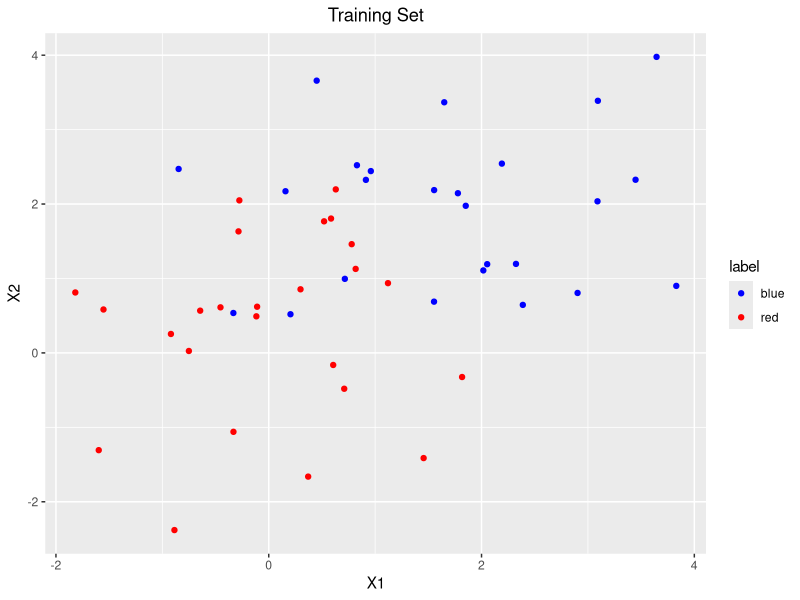
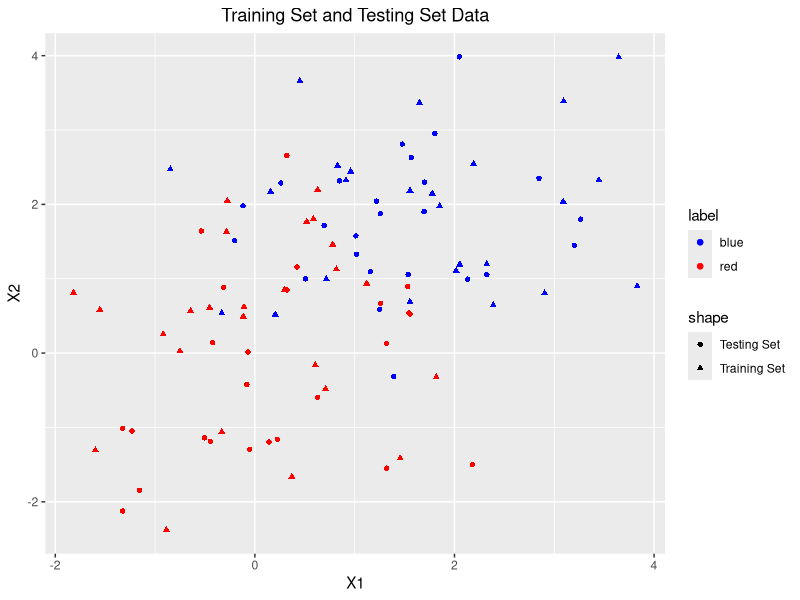
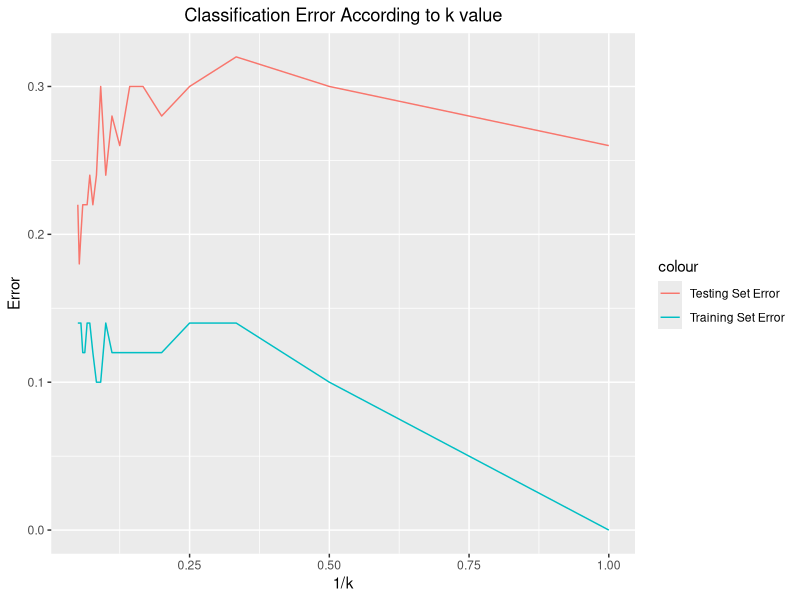
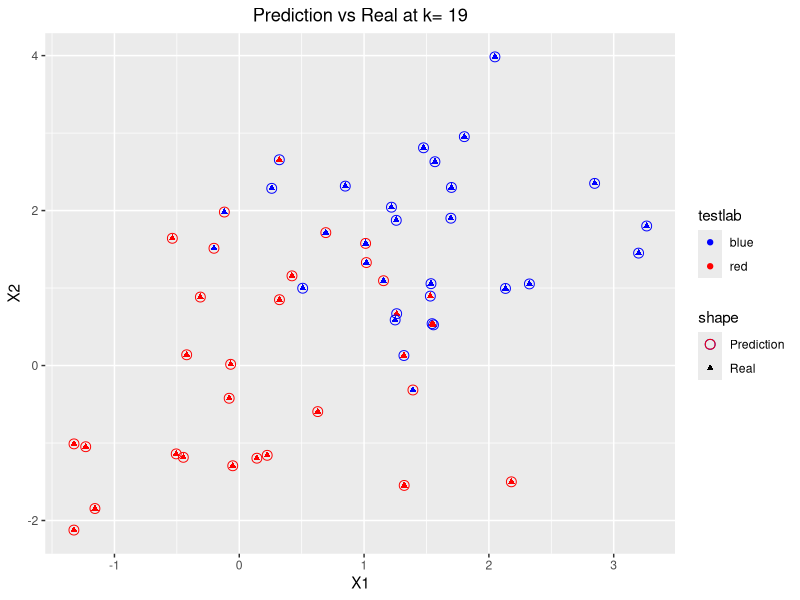
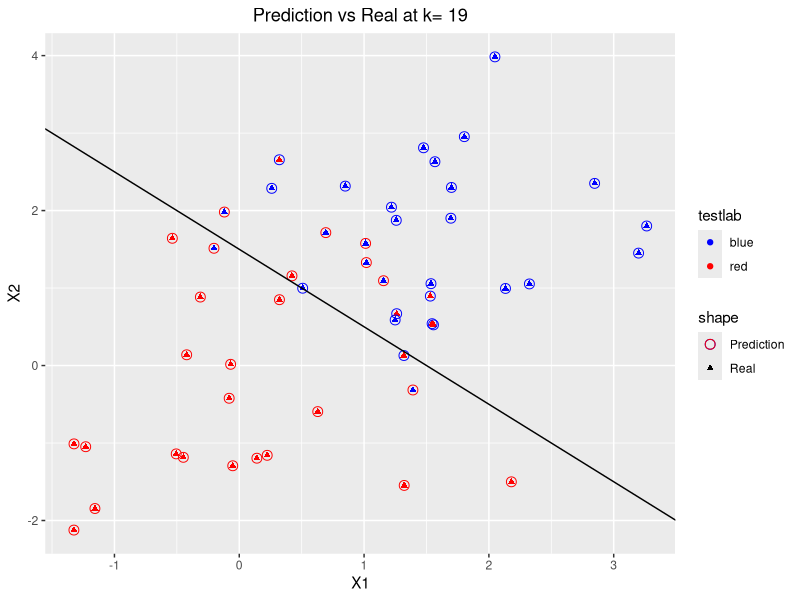
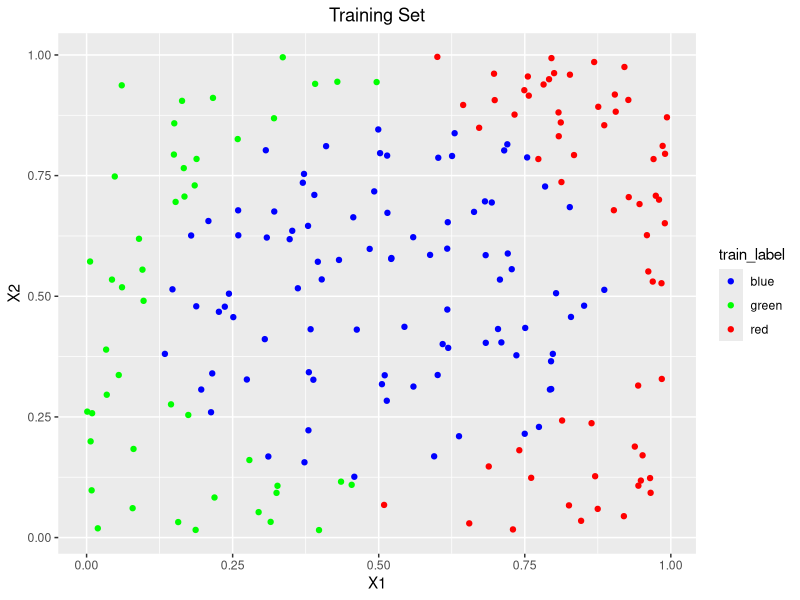
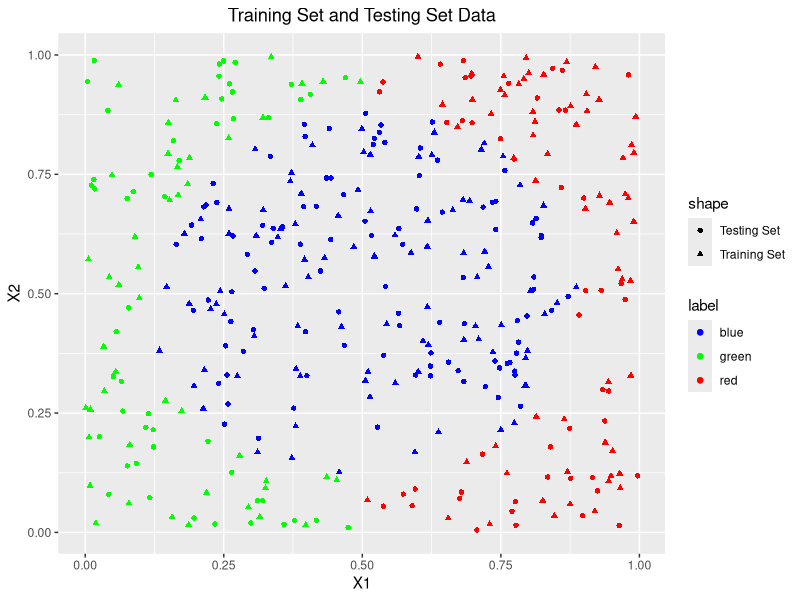
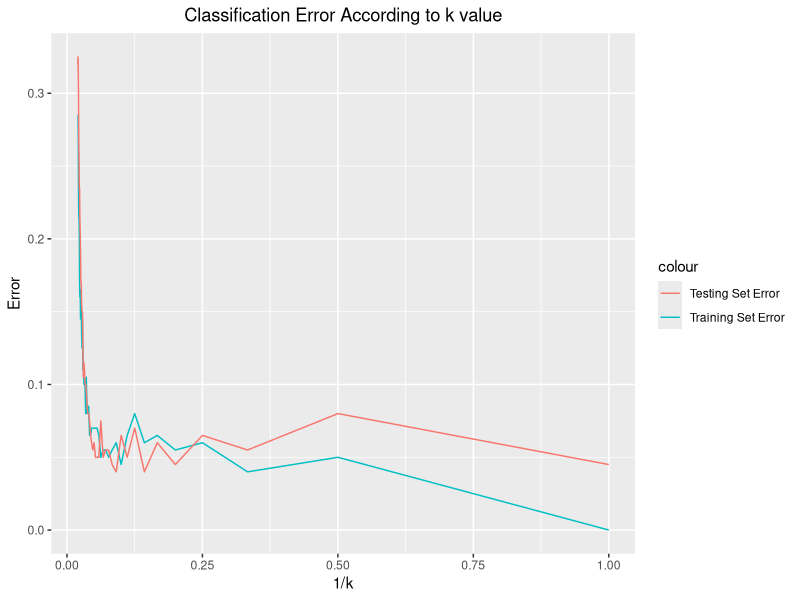

The R source for these figures, in order:
## ---- chunk 1
knitr::opts_chunk$set(echo = TRUE)
## ---- chunk 2
library(ggplot2)

set.seed(12345)
train <- matrix(NA, 50, 2)
label <- rep('', 50)
# red
train[1:25, 1] <- rnorm(n=25, mean=0, sd=1)
train[1:25, 2] <- rnorm(n=25, mean=0, sd=1)
label[1:25] <- 'red'

# blue
train[26:50, 1] <- rnorm(n=25, mean=1.5, sd=1)
train[26:50, 2] <- rnorm(n=25, mean=1.5, sd=1)
label[26:50] <- 'blue'

train_dat <- data.frame(feature1=train[,1], feature2=train[,2])
plot <- ggplot(train_dat, aes(x=feature1, y=feature2)) + 
  geom_point(aes(color=label)) + 
  scale_color_manual(values=c('blue', 'red')) + 
  ggtitle("Training Set") + 
  theme(plot.title=element_text(hjust=0.5)) + 
  xlab('X1') + ylab('X2')
plot
## ---- chunk 3
test <- matrix(NA, 50, 2)
testlab <- rep('', 50)
# red
test[1:25, 1] <- rnorm(n=25, mean=0, sd=1)
test[1:25, 2] <- rnorm(n=25, mean=0, sd=1)
testlab[1:25] <- 'red'

# blue
test[26:50, 1] <- rnorm(n=25, mean=1.5, sd=1)
test[26:50, 2] <- rnorm(n=25, mean=1.5, sd=1)
testlab[26:50] <- 'blue'

test_dat <- data.frame(feature1=test[,1], feature2=test[,2])
ggplot() + geom_point(data=train_dat, 
                      aes(x=feature1, y=feature2, color=label, 
                          shape='Training Set')) + 
  geom_point(data=test_dat, aes(x=feature1, y=feature2, 
                                color=testlab, shape='Testing Set')) +
  scale_color_manual(values=c('blue', 'red')) + 
  ggtitle("Training Set and Testing Set Data") + 
  theme(plot.title=element_text(hjust=0.5)) + xlab('X1') + ylab('X2')
## ---- chunk 4
library(class)
k <- 20
err <- matrix(NA, k, 2)
for (kk in 1:k) {
  test_train <- knn(train, train, cl=label, k=kk)
  err[kk, 1] <- sum(test_train != label) / 50
  test_test <- knn(train, test, cl=label, k=kk)
  err[kk, 2] <- sum(test_test != testlab) / 50
}

x = 1 / (1:k)
ggplot() + geom_line(aes(x=x, y=err[, 1], color='Training Set Error')) +
  geom_line(aes(x=x, y=err[, 2], color='Testing Set Error')) +
  ggtitle('Classification Error According to k value') + 
  theme(plot.title=element_text(hjust=0.5)) + xlab('1/k') + ylab('Error')
## ---- chunk 5
k <- which(err[, 2]==min(err[, 2]))[1]
prediction <- knn(train, test, cl=label)
blues <- which(prediction=='blue')
reds <- which(prediction=='red')

plot <- ggplot() + geom_point(aes(x=test[, 1], y=test[, 2], 
                                  color=testlab, shape='Real')) +
  scale_color_manual(values=c('blue', 'red')) + 
  geom_point(aes(x=test[blues, 1], y=test[blues, 2], 
                 shape='Prediction'), color='blue', cex=3, lwd=2) +
  geom_point(aes(x=test[reds, 1], y=test[reds, 2], shape='Prediction'), 
             color='red', cex=3, lwd=2) + 
  scale_shape_manual(values=c(1, 17)) + 
  ggtitle(paste('Prediction vs Real at k=', k)) + xlab('X1') + 
  ylab('X2') + theme(plot.title=element_text(hjust=0.5))
plot
## ---- chunk 6
plot + geom_abline(slope=-1, intercept=1.5)
## ---- chunk 7
1 - pnorm(sqrt(1.5^2+1.5^2)/2)
## ---- chunk 8
set.seed(12345)
train <- matrix(NA, 200, 2)
train_label <- rep('', 200)
# Xs
train[, 1] <- runif(n=200, min=0, max=1)
train[, 2] <- runif(n=200, min=0, max=1)

for (i in 1:200) {
  if (((train[i,1]-0.5)^2+(train[i,2]-0.5)^2>0.15) & (train[i,1]>0.5)) {
    train_label[i] = "red"
  } else if (((train[i,1]-0.5)^2+(train[i,2]-0.5)^2>0.15) & (train[i,1]<=0.5)) {
    train_label[i] = "green"
  } else {
    train_label[i] = "blue"
  }
}

train_dat <- data.frame(feature1=train[,1], feature2=train[,2])
plot <- ggplot(train_dat, aes(x=feature1, y=feature2)) + 
  geom_point(aes(color=train_label)) + 
  scale_color_manual(values=c('blue', 'green', 'red')) + 
  ggtitle("Training Set") + theme(plot.title=element_text(hjust=0.5)) + 
  xlab('X1') + ylab('X2')
plot
## ---- chunk 9
test <- matrix(NA, 200, 2)
test_label <- rep('', 200)
# red
test[, 1] <- runif(n=200, min=0, max=1)
test[, 2] <- runif(n=200, min=0, max=1)

for (i in 1:200) {
  if (((test[i,1]-0.5)^2+(test[i,2]-0.5)^2>0.15) & (test[i,1]>0.5)) {
    test_label[i] = "red"
  } else if (((test[i,1]-0.5)^2+(test[i,2]-0.5)^2>0.15) & (test[i,1]<=0.5)) {
    test_label[i] = "green"
  } else {
    test_label[i] = "blue"
  }
}

test_dat <- data.frame(feature1=test[,1], feature2=test[,2])
ggplot() + geom_point(data=train_dat, 
                      aes(x=feature1, y=feature2, color=train_label, 
                          shape='Training Set')) + 
  geom_point(data=test_dat, aes(x=feature1, y=feature2, 
                                color=test_label, shape='Testing Set')) +
  scale_color_manual(values=c('blue', 'green', 'red'), name='label') + 
  ggtitle("Training Set and Testing Set Data") + 
  theme(plot.title=element_text(hjust=0.5)) + xlab('X1') + ylab('X2')
## ---- chunk 10
k <- 50
err <- matrix(NA, k, 2)
for (kk in 1:k) {
  test_train <- knn(train, train, cl=train_label, k=kk)
  err[kk, 1] <- sum(test_train != train_label) / 200
  test_test <- knn(train, test, cl=train_label, k=kk)
  err[kk, 2] <- sum(test_test != test_label) / 200
}

x = 1 / (1:k)
ggplot() + geom_line(aes(x=x, y=err[, 1], 
                         color='Training Set Error')) + 
  geom_line(aes(x=x, y=err[, 2], color='Testing Set Error')) + 
  ggtitle('Classification Error According to k value') + 
  theme(plot.title=element_text(hjust=0.5)) + xlab('1/k') + ylab('Error')

## ---- chunk 11
k <- which(err[, 2]==min(err[, 2]))[1]
prediction <- knn(train, test, cl=train_label)
blues <- which(prediction=='blue')
greens <- which(prediction=='green')
reds <- which(prediction=='red')

ggplot() + geom_point(aes(x=test[, 1], y=test[, 2], 
                          color=test_label, shape='Real')) + 
  scale_color_manual(values=c('blue', 'green', 'red')) + 
  geom_point(aes(x=test[blues, 1], y=test[blues, 2], 
                 shape='Prediction'), color='blue', cex=3, lwd=2) + 
  geom_point(aes(x=test[reds, 1], y=test[reds, 2], 
                 shape='Prediction'), color='red', cex=3, lwd=2) + 
  geom_point(aes(x=test[greens, 1], y=test[greens, 2], 
                 shape='Prediction'), color='green', cex=3, lwd=2) + 
  scale_shape_manual(values=c(1, 17)) + 
  ggtitle(paste('Prediction vs Real at k=', k)) + 
  xlab('X1') + ylab('X2') + theme(plot.title=element_text(hjust=0.5))
## ---- chunk 12
flexibility <- seq(from=1, to=10, by=0.01)
variance <- 2*exp(flexibility*0.1)-2
train <- 5*cos(0.4*flexibility+12) + 8
test <- 5*cos(0.4*flexibility+25) + 12
bias <- 4*cos(0.4*flexibility+12) + 5
irreducible_err <- 3

ggplot() + geom_line(aes(x=flexibility, y=variance, 
                         color='Variance')) + 
  geom_line(aes(x=flexibility, y=train, color='Train')) + 
  geom_line(aes(x=flexibility, y=bias, color='Bias')) + 
  geom_line(aes(x=flexibility, y=irreducible_err, 
                color='Irreducible Error')) + 
  geom_line(aes(x=flexibility, y=test, color='Test')) + 
  ggtitle('MSE Values vs Flexibility') + 
  theme(plot.title=element_text(hjust=0.5))
## ---- chunk 13
library(MASS)
dat <- Boston

nrow(Boston)
ncol(Boston)
## ---- chunk 14
library(GGally)
ggpairs(Boston)
## ---- chunk 15
cor(Boston)["crim", ]
## ---- chunk 16
ggplot(dat=Boston, aes(x=crim)) + 
  geom_histogram(aes(y=..density..), color="black", fill="grey") + 
  geom_density(alpha=.2, fill="#FF6666") + 
  ggtitle('Density Plot of Crim Rate') + 
  theme(plot.title=element_text(hjust=0.5))
## ---- chunk 17
range(Boston$crim)
## ---- chunk 18
ggplot(dat=Boston, aes(x=tax)) + 
  geom_histogram(aes(y=..density..), color="black", fill="grey") + 
  geom_density(alpha=.2, fill="#FF6666") + 
  ggtitle('Density Plot of Tax Rate') + 
  theme(plot.title=element_text(hjust=0.5))
## ---- chunk 19
range(Boston$tax)
## ---- chunk 20
ggplot(dat=Boston, aes(x=ptratio)) + 
  geom_histogram(aes(y=..density..), color="black", fill="grey") + 
  geom_density(alpha=.2, fill="#FF6666") + 
  ggtitle('Density Plot of Pulpi-teacher Ratio') + 
  theme(plot.title=element_text(hjust=0.5))
## ---- chunk 21
range(Boston$ptratio)
## ---- chunk 22
length(which(Boston$chas==1))
## ---- chunk 23
mean(Boston$ptratio)
sd(Boston$ptratio)
## ---- chunk 24
Boston[which(Boston$medv==max(Boston$medv)),]
## ---- chunk 25
length(which(Boston$rm > 6))
## ---- chunk 26
length(which(Boston$rm > 8))
## ---- chunk 27
above8 <- apply(Boston[which(Boston$rm > 8),], 2, mean)
above8
## ---- chunk 28
above8 - apply(Boston[which(Boston$rm <= 8),], 2, mean)
